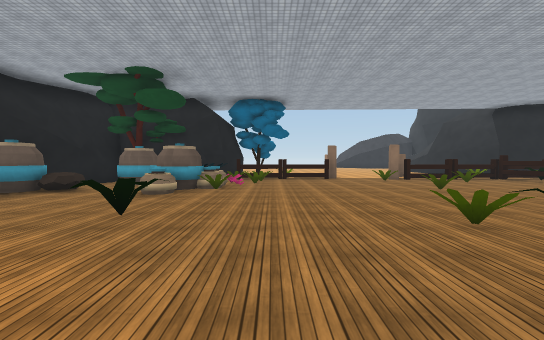
View 1 (above)

24 first-person views from a walk through a 3-D level made in the Unity game engine. The camera is 1.4 m above the floor, tilts 2° down and sees 90° across. The floor is counted in squares, 2 m on a side. Each view is taken from the middle of a square. On the plan, view 1 faces up. The plan holds only what a view shows up to about 9 squares ahead; the rest is blank. The place goes on beyond the plan. The player character is not drawn. Some animated figures are not drawn. Surface patterns are stand-ins for the level's own textures.

View 2
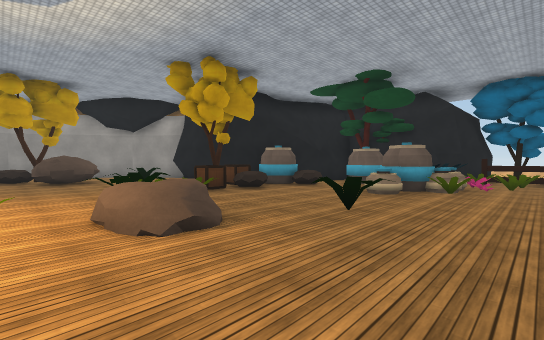

View 3
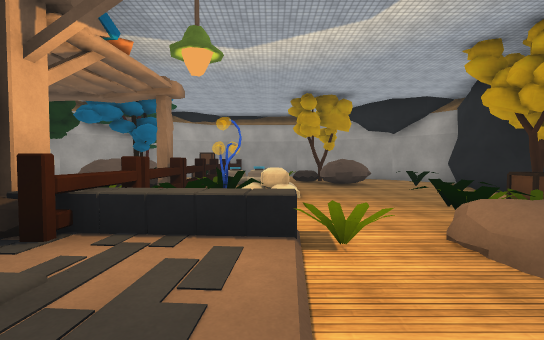

View 4
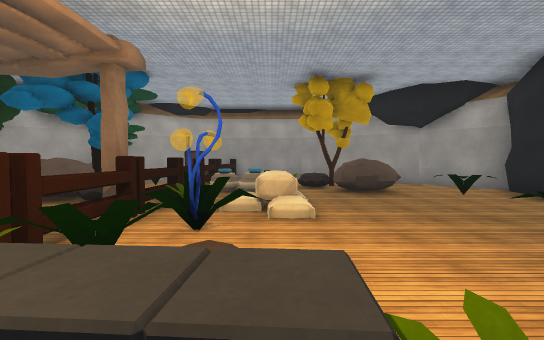

View 5
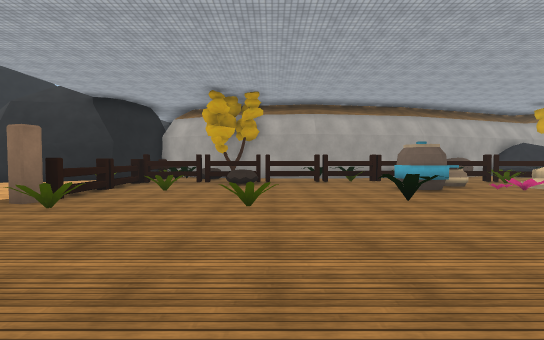

View 6
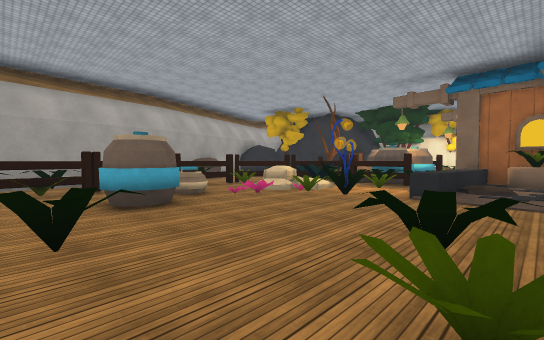

View 7
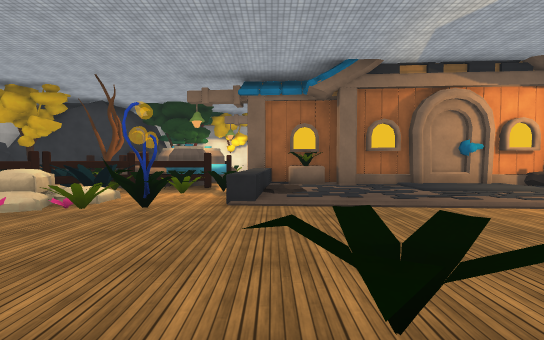

View 8
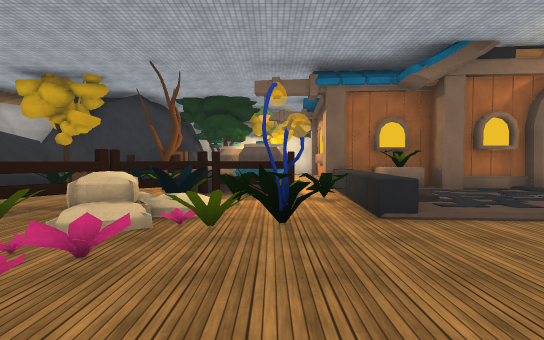

View 9
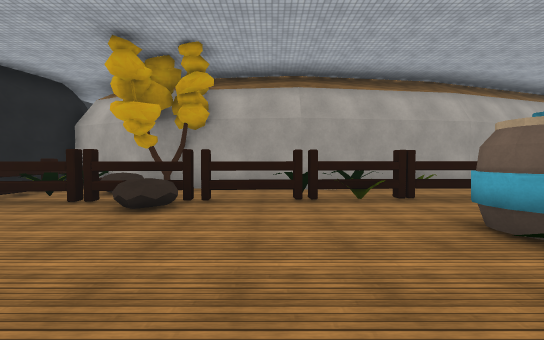

View 10
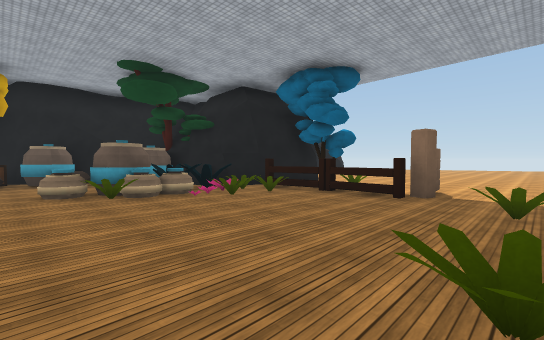

View 11
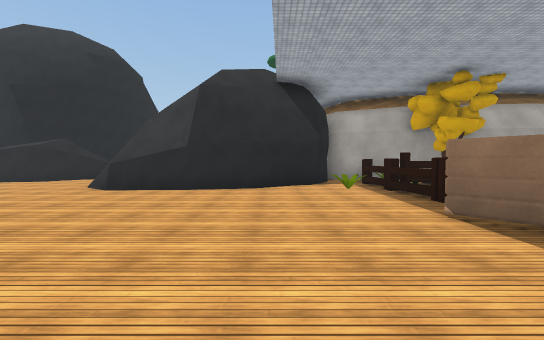

View 12
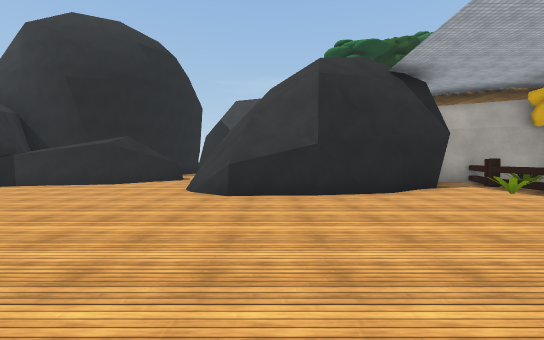

View 13
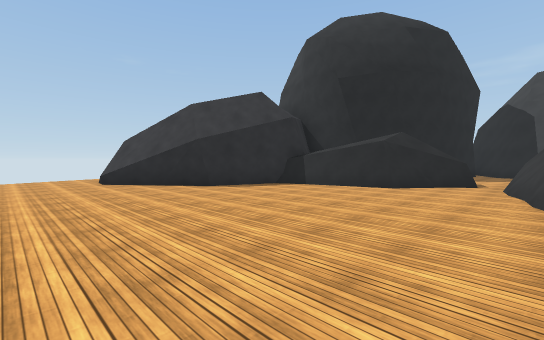

View 14
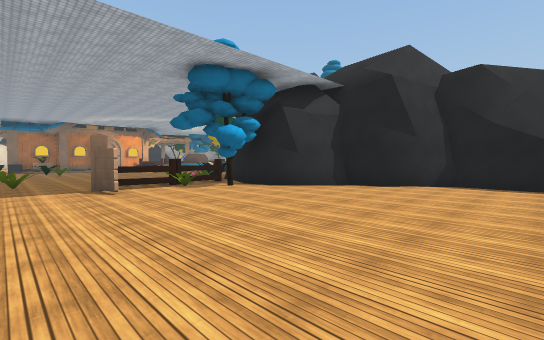

View 15
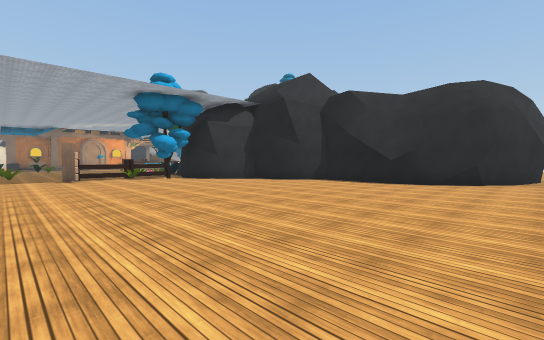

View 16
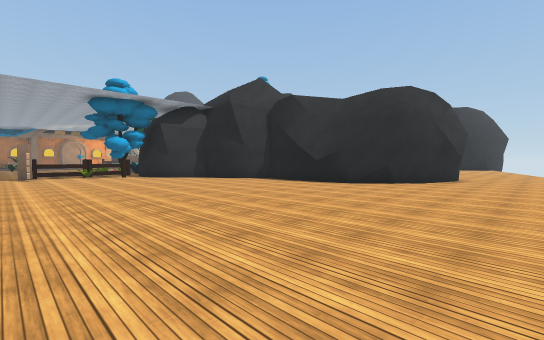

View 17
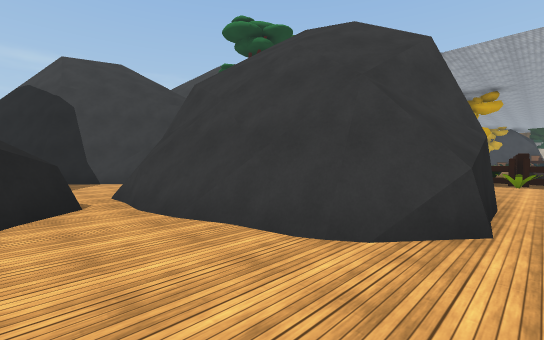

View 18
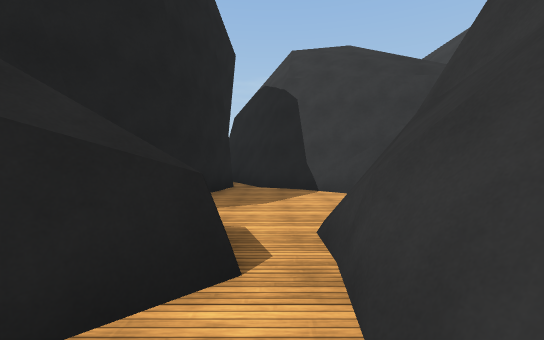

View 19
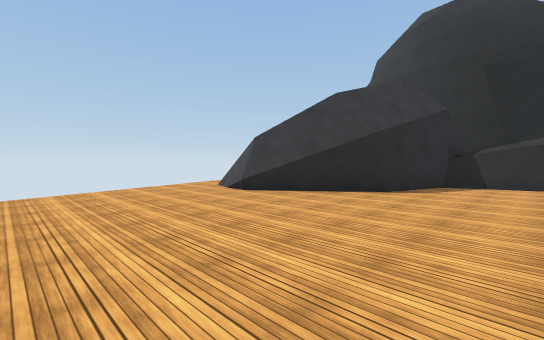

View 20
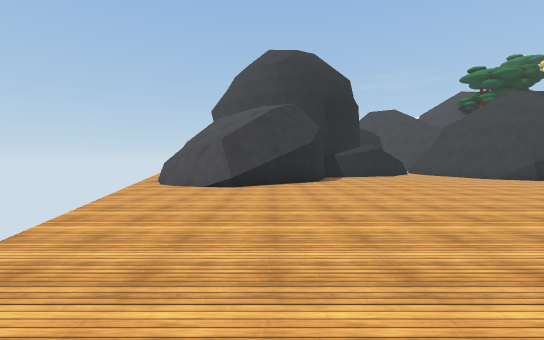

View 21
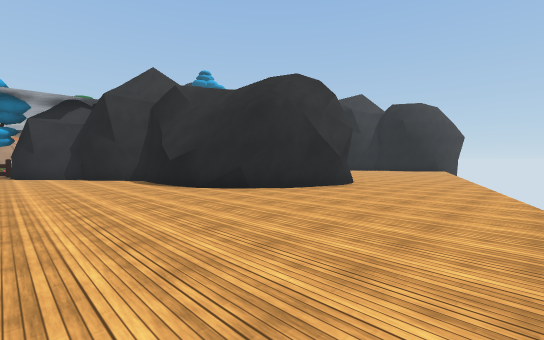

View 22
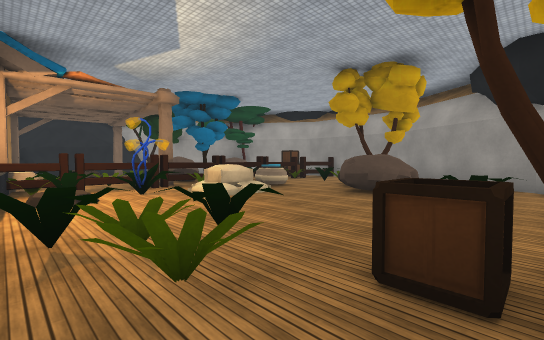

View 23
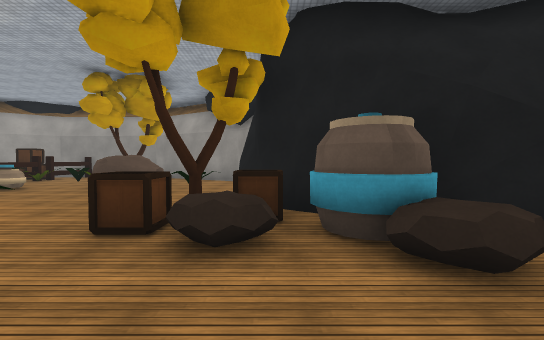

View 24
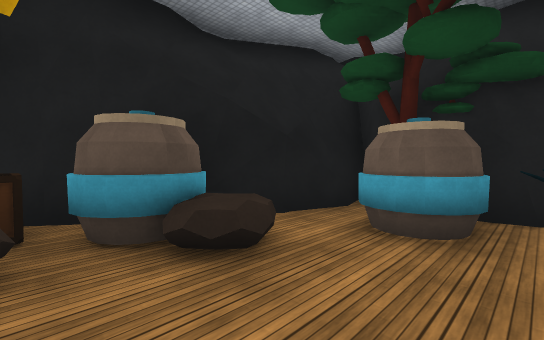

### Floor plan
Key: @ floor where view 1 was taken; # wall or solid block; x gap in a wall; . main floor; : floor 0.25 m higher than the main floor; + floor 0.75 m higher than the main floor; * floor 2.5 m higher than the main floor; / step, stairs or slope; = window, fence, low wall or low ledge; ^ raised ledge; v drop or lower ground; T tree; B bush; F fence; R rock; A box; S sack; L flower; O other object.
Columns run from 14 left of view 1 to 18 right of it. Each row starts with its distance up from view 1.
 29                   ...##
 28                ......#
 27               .......#
 26         .............##
 25      .................###
 24    .....................####
 23    ......................=###
 22     ..##.................#*
 21        ##................#=v  ###
 20         ##................=#....#
 19          #......................#
 18          #..............#####...#
 17          #.............##      ##
 16          #.............#
 15          ##............#
 14           ##...........##
 13            ##...........#
 12             #.T.........###
 11             #..OO..O..B...#
 10          # ##FFFF..FFFFFFF#
  9         ##T#BOB...B....BO##
  8         #.OB OB.....B..FT#
  7        ##..OO.........RF.#
  6        #OR..OB....B....F #
  5     ####AR.............FO#
  4   ##### T.........BB...F##
  3  ##..B..AB..B...B....OBFB#
  2 ##  RR..BBBR....BB..OO.F #
  1 #  TRR...BB+.........LOF #
  0   OR......BB..@....=BL.F #
 -1   OOOOSSL.x///////..LSB#
 -2    .OOOLLB#::::::^.LSOFF
 -3    FFFOFFBO::::::RBBOF#
 -4       R#OOR#####O^#OFFO B#
 -5     TRR O      ####ORRO ORR
 -6      RR O        ##   OO OR

Where each view was taken, in squares from view 1:
view 1: 0 up, 0 right, facing up
view 2: 0 up, 0 right, facing up-left
view 3: 1 down, 1 left, facing left
view 4: 1 down, 3 left, facing left
view 5: 6 up, 0 right, facing right
view 6: 4 up, 2 right, facing down-right
view 7: 3 up, 3 right, facing down
view 8: 2 up, 5 right, facing down
view 9: 5 up, 4 right, facing right
view 10: 5 up, 4 right, facing up-left
view 11: 13 up, 2 right, facing right
view 12: 16 up, 3 right, facing right
view 13: 18 up, 4 right, facing up-right
view 14: 18 up, 4 right, facing down-left
view 15: 22 up, 4 right, facing down-left
view 16: 24 up, 3 right, facing down-left
view 17: 20 up, 8 right, facing down-right
view 18: 19 up, 11 right, facing right
view 19: 22 up, 2 right, facing up-right
view 20: 26 up, 1 left, facing right
view 21: 26 up, 1 left, facing down-left
view 22: 4 up, 4 left, facing down-left
view 23: 5 up, 3 left, facing left
view 24: 5 up, 3 left, facing up-left
